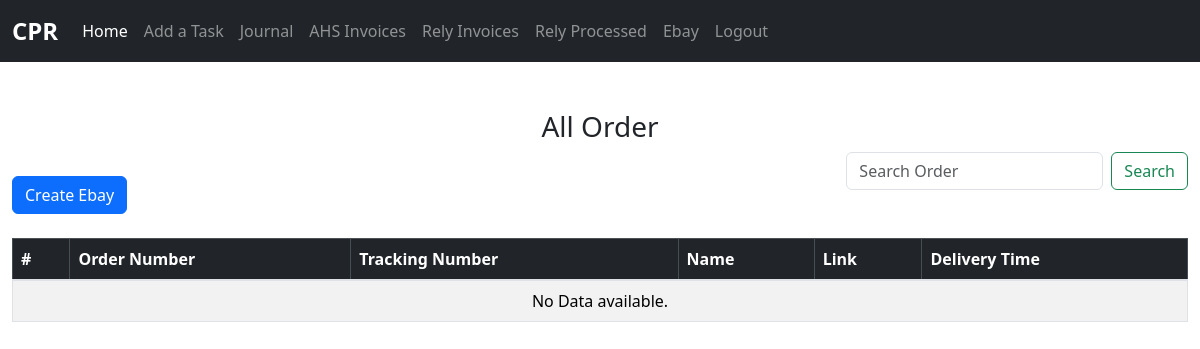
The app's page /ebay (signed in), older data.
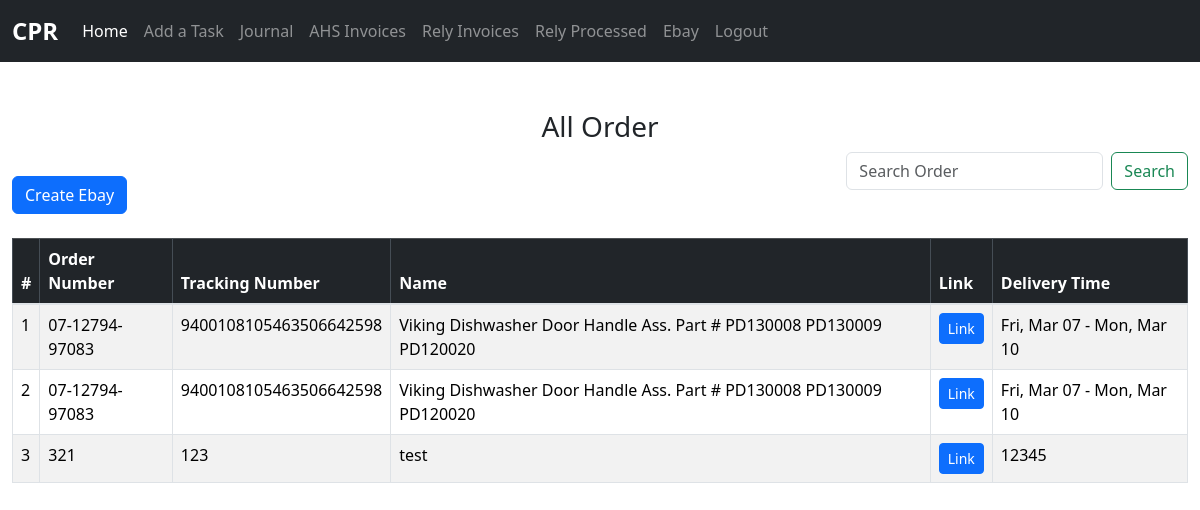
The same page, newer data.
### task_app/models.py (models this page shows, shortened)
class Ebay(models.Model):
    name = models.CharField(max_length=200, blank=True, null=True)
    tracking_number = models.CharField(max_length=200, blank=True, null=True)
    order_number = models.CharField(max_length=200, blank=True, null=True)
    link = models.CharField(max_length=500, blank=True, null=True)
    delivery_time = models.CharField(max_length=200, blank=True, null=True)
    class Meta:
        verbose_name_plural = "Ebay"

### task_app/views.py (the view, shortened to what this page needs)
# urls.py: path('ebay', views.ebay, name="ebay"),
@login_required(login_url='login')
def ebay(request):
    all_ebay = Ebay.objects.all()
    search_results = None
    context = {
        "all_ebay":all_ebay,
        'search_results':search_results
    }
    return render(request, 'ebay.html', context)

### task_app/templates/ebay.html (shortened to what this page needs)
{% extends 'base.html' %}
{% block content %}
<center><h3 style="float:center">All Order</h3></center>
<form style="float:right;" method="POST" class="form-inline my-2 my-lg-0">
    <input name="ebay_data" class="form-control mr-sm-2" type="search" placeholder="Search Order" aria-label="Search">
    <button class="btn btn-outline-success my-2 my-sm-0" type="submit">Search</button>
</form>
<br>
<a style="text-align: left;" class="btn btn-primary" href="{% url 'create_ebay' %}">Create Ebay</a><br><br>
<table class="table table-striped table-bordered">
    <thead class="table-dark">
        <tr>
            <th>#</th>
            <th>Order Number</th>
            <th>Tracking Number</th>
            <th>Name</th>
            <th>Link</th>
            <th>Delivery Time</th>
        </tr>
    </thead>
    <tbody>
        {% if search_results is None %}
            {% for ebay in all_ebay %}
            <tr>
                <td>{{ forloop.counter }}</td>
                <td>{{ ebay.order_number }}</td>
                <td>{{ ebay.tracking_number }}</td>
                <td>{{ ebay.name }}</td>
                <td class="link_cell"><a href="{{ebay.link}}" target="_blank" class="btn btn-primary btn-sm">Link</a></td>
                <td>{{ ebay.delivery_time }}</td>
            </tr>
            {% empty %}
            <tr>
                <td colspan="6" class="text-center">No Data available.</td>
            </tr>
            {% endfor %}
        {% endif %}
    </tbody>
</table>
{% endblock %}

### task_app/templates/base.html (shortened to what this page needs)
<!doctype html>
<html lang="en">
  <head>
    <link rel="stylesheet" href="https://cdn.jsdelivr.net/npm/bootstrap@4.4.1/dist/css/bootstrap.min.css">
    <link href="https://cdn.jsdelivr.net/npm/bootstrap@5.3.2/dist/css/bootstrap.min.css" rel="stylesheet">
  </head>
  <body>
    {% include 'navbar.html' %}</br>
    <div class="container-fluid py-4">
      {% block content %}
      {% endblock %}
    </div>
  </body>
</html>

### task_app/templates/navbar.html (shortened to what this page needs)
    <nav class="navbar navbar-expand-lg navbar-dark bg-dark">
        <div class="container-fluid">
            <a class="navbar-brand" href="{% url 'index' %}">CPR</a>
            <div class="collapse navbar-collapse" id="navbarNav">
                <ul class="navbar-nav">
                    <li class="nav-item">
                        <a class="nav-link active" href="{% url 'index' %}">Home</a>
                    </li>
                    <li class="nav-item">
                        <a class="nav-link" href="{% url 'belle_task' %}">Add a Task</a>
                    </li>
                    <li class="nav-item">
                        <a class="nav-link" href="{% url 'journal' %}">Journal</a>
                    </li>
                    <li class="nav-item">
                        <a class="nav-link" href="{% url 'invoices' %}">AHS Invoices</a>
                    </li>
                    <li class="nav-item">
                        <a class="nav-link" href="{% url 'rely_invoice' %}">Rely Invoices</a>
                    </li>
                    <li class="nav-item">
                        <a class="nav-link" href="{% url 'rely_invoice_processed' %}">Rely Processed</a>
                    </li>
                    <li class="nav-item">
                        <a class="nav-link" href="{% url 'ebay' %}">Ebay</a>
                    </li>
                    <li class="nav-item">
                        <a class="nav-link" href="{% url 'logout' %}">Logout</a>
                    </li>
                </ul>
            </div>
        </div>
    </nav>

### task_app/templates/base.html (style rules this page uses)
.navbar-brand { font-size: 1.5rem; font-weight: bold; }

### task_app/templates/ebay.html (style rules this page uses)
.link_cell { white-space: normal; word-wrap: break-word; }

Row changes from the older to the newer data that the page shows:
added Ebay: order_number "07-12794-97083", tracking_number "9400108105463506642598", name "Viking Dishwasher Door Handle Ass. Part # PD130008 PD130009 PD120020", delivery_time "Fri, Mar 07 - Mon, Mar 10"
added Ebay: order_number "07-12794-97083", tracking_number "9400108105463506642598", name "Viking Dishwasher Door Handle Ass. Part # PD130008 PD130009 PD120020", delivery_time "Fri, Mar 07 - Mon, Mar 10"
added Ebay: order_number "321", tracking_number "123", name "test", delivery_time "12345"
Text that changed along with them:
text no longer shown: "No Data available."
